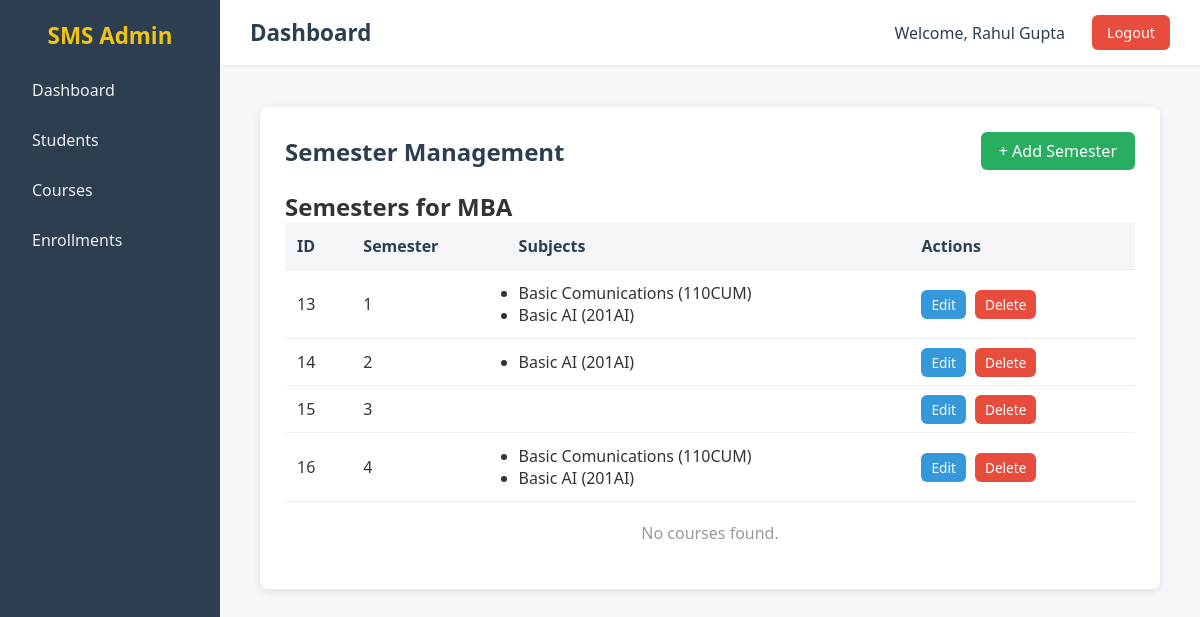
Screenshot of /courses/3/semesters (signed in) with the database file from the repository.
### app/models/sms_models.py (models this page shows)
class User(db.Model):
    __tablename__ = "users"
    id = db.Column(db.Integer,primary_key= True)
    name = db.Column(db.String(100),nullable =False)
    email = db.Column(db.String(80),nullable = False)
    username = db.Column(db.String(80),unique = True,nullable = False)
    password = db.Column(db.String(80),nullable = False)

class Course(db.Model):
    __tablename__ = "courses"
    id = db.Column(db.Integer, primary_key=True)
    name = db.Column(db.String(100), nullable=False, unique=True)
    duration = db.Column(db.String(20), nullable=False)
    semesters = db.relationship("Semester", backref="course", lazy=True)

class Semester(db.Model):
    __tablename__ = "semesters"
    id = db.Column(db.Integer, primary_key=True)
    number = db.Column(db.Integer, nullable=False)  # e.g., 1, 2, 3...
    course_id = db.Column(db.Integer, db.ForeignKey("courses.id"), nullable=False)
    subjects = db.relationship("Subject", secondary="semester_subjects", backref="semesters")

class Subject(db.Model):
    __tablename__ = "subjects"
    code = db.Column(db.String(50), primary_key=True)
    name = db.Column(db.String(100), nullable=False)

### app/routes/courses.py (the view)
@course_bp.route("/courses/<int:course_id>/semesters")
def semester_manage(course_id):
    got_course = Course.query.get_or_404(course_id)
    return render_template("courses/semester_manage.html",course = got_course)

### app/app.py (called while the page is built)
@app.before_request
def require_login():
    if request.endpoint in ["auth.login", "auth.signup", "static"]:
        return
    if "user_id" not in session:
        return redirect(url_for("auth.login"))

### app/routes/base.py (called while the page is built)
@base_bp.app_context_processor
def inject_user():
    user_id = session.get('user_id')
    if user_id:
        return {"login_user": User.query.get(user_id)}
    return {"login_user": None}

### app/templates/courses/semester_manage.html (shortened to what this page needs)
{% extends "base.html" %}
{% block css %}
<link rel="stylesheet" href="{{ url_for('static', filename='css/courses.css') }}">
{% endblock %}
{% block content %}
<div class="courses-container">
    <div class="top-bar">
        <h2>Semester Management</h2>
        <a href="/courses/{{ course.id }}/semesters/add/form" class="btn-add">+ Add Semester</a>
    </div>
    <h2>Semesters for {{ course.name }}</h2>
    <table class="courses-table">
        <thead>
            <tr>
                <th>ID</th>
                <th>Semester</th>
                <th>Subjects</th>
                <th>Actions</th>
            </tr>
        </thead>
        <tbody>
            {% for semester in course.semesters | sort(attribute="number")%}
            <tr>
                <td>{{ semester.id }}</td>
                <td>{{ semester.number }}</td>
                <td>
                    <ul>
                        {% for ss in semester.subjects %}
                        <li>{{ ss.name }} ({{ ss.code }})</li>
                        {% endfor %}
                    </ul>
                </td>
                <td>
                    <a href="/courses/edit/semester/{{ semester.id }}" class="btn-edit">Edit</a>
                    <a href="/courses/delete/semester/{{ semester.id }}" class="btn-delete">Delete</a>
                </td>
            </tr>
            {% endfor %}
        </tbody>
    </table>
    {% if not courses %}
    <p class="no-data">No courses found.</p>
    {% endif %}
</div>
{% endblock %}

### app/templates/base.html (shortened to what this page needs)
<!DOCTYPE html>
<html lang="en">
<head>
    <link rel="stylesheet" href="{{ url_for('static', filename='css/base.css') }}">
    {% block css %}{% endblock %}
</head>
<body>
    <div class="main-content">
        <div class="sidebar">
            <h2>SMS Admin</h2>
            <ul>
                <li><a href="/">Dashboard</a></li>
                <li><a href="/students">Students</a></li>
                <li><a href="/courses">Courses</a></li>
                <li><a href="/enrollments">Enrollments</a></li>
            </ul>
        </div>
        <div class="content">
            <header>
                <h1>{% block header_title %}Dashboard{% endblock %}</h1>
                <div class="user-info">
                    <span class="username">Welcome, {{ login_user.name }}</span>
                    <a href="/logout" class="logout-btn" onclick="clearAppCache()">Logout</a>
                </div>
            </header>
            <main>
            {% block content %}
            {% endblock %}
        </main>
        </div>
    </div>
</body>
</html>

### app/static/css/base.css (style rules this page uses)
* { margin: 0; padding: 0; box-sizing: border-box; font-family: "Segoe UI", Tahoma, Geneva, Verdana, sans-serif; }
body { background: #f5f7fa; color: #333; min-height: 100vh; }
.main-content { display: flex; min-height: 100vh; }
.sidebar { width: 220px; background: #2c3e50; color: #fff; padding: 20px; flex-shrink: 0; }
.sidebar h2 { text-align: center; margin-bottom: 20px; font-size: 1.4rem; color: #f1c40f; }
.sidebar ul { list-style: none; }
.sidebar ul li { margin: 12px 0; }
.sidebar ul li a { text-decoration: none; color: #ecf0f1; padding: 8px 12px; display: block; border-radius: 6px; transition: background 0.3s; }
.content { flex-grow: 1; display: flex; flex-direction: column; }
header { background: #fff; padding: 15px 30px; display: flex; justify-content: space-between; align-items: center; border-bottom: 2px solid #eee; }
.user-info { display: flex; align-items: center; gap: 15px; }
.username { font-size: 1rem; font-weight: 500; color: #2c3e50; padding: 6px 12px; border-radius: 6px; }
header h1 { font-size: 1.4rem; color: #2c3e50; }
.logout-btn { text-decoration: none; background: #e74c3c; color: #fff; padding: 8px 15px; border-radius: 6px; font-size: 0.9rem; transition: background 0.3s; }
main { flex-grow: 1; padding: 20px; }

### app/static/css/courses.css (style rules this page uses)
.courses-container { background: #fff; padding: 25px; border-radius: 8px; box-shadow: 0 2px 10px rgba(0,0,0,0.1); margin: 20px; }
.top-bar { display: flex; justify-content: space-between; align-items: center; margin-bottom: 20px; }
.top-bar h2 { color: #2c3e50; }
.btn-add { background: #27ae60; color: #fff; padding: 8px 18px; border-radius: 6px; text-decoration: none; transition: background 0.3s; }
.courses-table { width: 100%; border-collapse: collapse; }
.courses-table th, .courses-table td { padding: 12px; border-bottom: 1px solid #eee; text-align: left; }
.courses-table th { background: #f4f6f9; color: #2c3e50; }
.courses-table td .btn-edit, .courses-table td .btn-delete, .courses-table td .btn-semesters, .courses-table td .btn-students, .courses-table td .btn-subjects { padding: 5px 10px; border-radius: 6px; text-decoration: none; color: #fff; font-size: 0.85rem; margin-right: 5px; transition: background 0.3s; }
.btn-edit { background: #3498db; }
.btn-delete { background: #e74c3c; }
.no-data { text-align: center; padding: 20px; color: #999; }

### rows the page displays
User: name "Rahul Gupta"
Course: name "MBA"
Semester: id "13", number "1"
Subject: name "Basic Comunications", code "110CUM"
Subject: name "Basic AI", code "201AI"
Semester: id "14", number "2"
Semester: id "15", number "3"
Semester: id "16", number "4"
